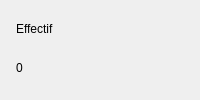
                            <widget class="QFrame" name="statStaffCard">
                              <property name="card" stdset="0">
                                <bool>true</bool>
                              </property>
                              <property name="minimumSize">
                                <size>
                                  <width>0</width>
                                  <height>88</height>
                                </size>
                              </property>
                              <layout class="QVBoxLayout" name="statStaffLayout">
                                <property name="leftMargin">
                                  <number>16</number>
                                </property>
                                <property name="topMargin">
                                  <number>14</number>
                                </property>
                                <property name="rightMargin">
                                  <number>16</number>
                                </property>
                                <property name="bottomMargin">
                                  <number>12</number>
                                </property>
                                <property name="spacing">
                                  <number>4</number>
                                </property>
                                <item>
                                  <layout class="QHBoxLayout" name="statStaffHead">
                                    <property name="leftMargin">
                                      <number>0</number>
                                    </property>
                                    <property name="topMargin">
                                      <number>0</number>
                                    </property>
                                    <property name="rightMargin">
                                      <number>0</number>
                                    </property>
                                    <property name="bottomMargin">
                                      <number>0</number>
                                    </property>
                                    <property name="spacing">
                                      <number>6</number>
                                    </property>
                                    <item>
                                      <widget class="QLabel" name="statStaffTitle">
                                        <property name="text">
                                          <string>Effectif</string>
                                        </property>
                                        <property name="muted" stdset="0">
                                          <bool>true</bool>
                                        </property>
                                      </widget>
                                    </item>
                                    <item>
                                      <spacer name="statStaffSp">
                                        <property name="orientation">
                                          <enum>Qt::Horizontal</enum>
                                        </property>
                                        <property name="sizeHint">
                                          <size>
                                            <width>20</width>
                                            <height>10</height>
                                          </size>
                                        </property>
                                      </spacer>
                                    </item>
                                    <item>
                                      <widget class="QLabel" name="statStaffIcon">
                                        <property name="text">
                                          <string/>
                                        </property>
                                        <property name="iconbox" stdset="0">
                                          <bool>true</bool>
                                        </property>
                                        <property name="minimumSize">
                                          <size>
                                            <width>30</width>
                                            <height>30</height>
                                          </size>
                                        </property>
                                        <property name="maximumSize">
                                          <size>
                                            <width>30</width>
                                            <height>30</height>
                                          </size>
                                        </property>
                                        <property name="alignment">
                                          <set>Qt::AlignCenter</set>
                                        </property>
                                      </widget>
                                    </item>
                                  </layout>
                                </item>
                                <item>
                                  <layout class="QHBoxLayout" name="statStaffRow">
                                    <property name="leftMargin">
                                      <number>0</number>
                                    </property>
                                    <property name="topMargin">
                                      <number>0</number>
                                    </property>
                                    <property name="rightMargin">
                                      <number>0</number>
                                    </property>
                                    <property name="bottomMargin">
                                      <number>0</number>
                                    </property>
                                    <property name="spacing">
                                      <number>8</number>
                                    </property>
                                    <item>
                                      <widget class="QLabel" name="statStaffValue">
                                        <property name="text">
                                          <string>0</string>
                                        </property>
                                        <property name="kpi" stdset="0">
                                          <bool>true</bool>
                                        </property>
                                      </widget>
                                    </item>
                                    <item>
                                      <widget class="QLabel" name="statStaffSub">
                                        <property name="text">
                                          <string/>
                                        </property>
                                        <property name="muted" stdset="0">
                                          <bool>true</bool>
                                        </property>
                                        <property name="alignment">
                                          <set>Qt::AlignLeft|Qt::AlignBottom</set>
                                        </property>
                                      </widget>
                                    </item>
                                    <item>
                                      <spacer name="statStaffSp2">
                                        <property name="orientation">
                                          <enum>Qt::Horizontal</enum>
                                        </property>
                                        <property name="sizeHint">
                                          <size>
                                            <width>20</width>
                                            <height>10</height>
                                          </size>
                                        </property>
                                      </spacer>
                                    </item>
                                  </layout>
                                </item>
                              </layout>
                            </widget>
